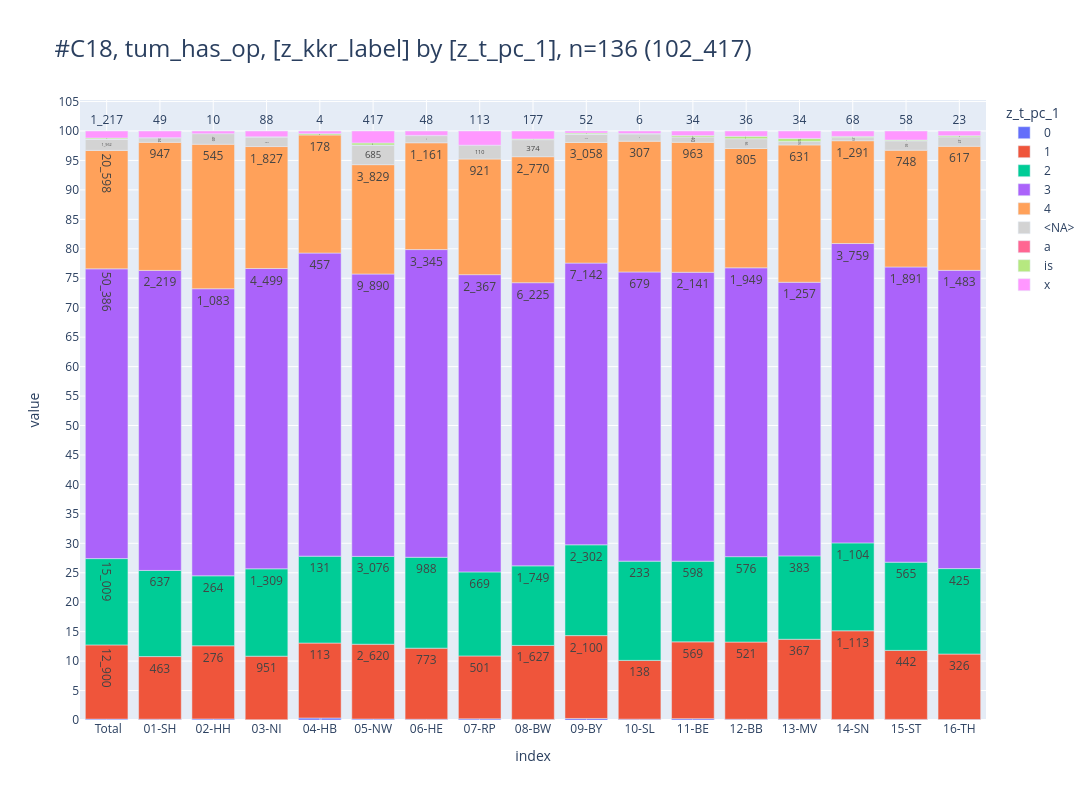

The cell this chart's notebook holds for it:
### Markdown cell above
### <a id='toc1_4_2_'></a>[T_p + T_c für operierte C18](#toc0_)
- Filter: `C18` und Tumor hat (mind) 1 OP Angabe
- `z_t_pc_1`: Variable kombiniert p und c Angabe

### Code cell
df = (
    db_colon.filter("z_icd10_3d in ('C18') and z_tum_op_count > 0")
    .aggregate("z_kkr_label, z_t_pc_1, count(distinct z_tum_id) as cnt_tum")
    .to_df()
)
_=pls.plot_stacked_bars(df, orientation="v", relative=True, show_total=True, height=800, caption="C18, tum_has_op")
# tbl.pivot_df(df, data_bar_axis="xy", pct_axis="xy", swap=True)

### Figure 1 — Plotly figure (JSON) as saved in the notebook; plotly's stock layout.template omitted (floating-point values rounded to 4 significant figures)
{"data": [{"hovertemplate": "col=0<br>index=%{x}<br>value=%{y}<br>cnt_str=%{text}<extra></extra>", "legendgroup": "0", "marker": {"color": "#636EFA", "pattern": {"shape": ""}}, "name": "0", "orientation": "v", "showlegend": true, "text": ["155", "6", "4", "5", "3", "34", "8", "9", "13", "39", "2", "10", "5", "4", "7", "4", "2"], "textposition": "auto", "type": "bar", "x": [" Total", "01-SH", "02-HH", "03-NI", "04-HB", "05-NW", "06-HE", "07-RP", "08-BW", "09-BY", "10-SL", "11-BE", "12-BB", "13-MV", "14-SN", "15-ST", "16-TH"], "xaxis": "x", "y": [155, 6, 4, 5, 3, 34, 8, 9, 13, 39, 2, 10, 5, 4, 7, 4, 2], "yaxis": "y"}, {"hovertemplate": "col=1<br>index=%{x}<br>value=%{y}<br>cnt_str=%{text}<extra></extra>", "legendgroup": "1", "marker": {"color": "#EF553B", "pattern": {"shape": ""}}, "name": "1", "orientation": "v", "showlegend": true, "text": ["12_900", "463", "276", "951", "113", "2_620", "773", "501", "1_627", "2_100", "138", "569", "521", "367", "1_113", "442", "326"], "textposition": "auto", "type": "bar", "x": [" Total", "01-SH", "02-HH", "03-NI", "04-HB", "05-NW", "06-HE", "07-RP", "08-BW", "09-BY", "10-SL", "11-BE", "12-BB", "13-MV", "14-SN", "15-ST", "16-TH"], "xaxis": "x", "y": [12900, 463, 276, 951, 113, 2620, 773, 501, 1627, 2100, 138, 569, 521, 367, 1113, 442, 326], "yaxis": "y"}, {"hovertemplate": "col=2<br>index=%{x}<br>value=%{y}<br>cnt_str=%{text}<extra></extra>", "legendgroup": "2", "marker": {"color": "#00CC96", "pattern": {"shape": ""}}, "name": "2", "orientation": "v", "showlegend": true, "text": ["15_009", "637", "264", "1_309", "131", "3_076", "988", "669", "1_749", "2_302", "233", "598", "576", "383", "1_104", "565", "425"], "textposition": "auto", "type": "bar", "x": [" Total", "01-SH", "02-HH", "03-NI", "04-HB", "05-NW", "06-HE", "07-RP", "08-BW", "09-BY", "10-SL", "11-BE", "12-BB", "13-MV", "14-SN", "15-ST", "16-TH"], "xaxis": "x", "y": [15009, 637, 264, 1309, 131, 3076, 988, 669, 1749, 2302, 233, 598, 576, 383, 1104, 565, 425], "yaxis": "y"}, {"hovertemplate": "col=3<br>index=%{x}<br>value=%{y}<br>cnt_str=%{text}<extra></extra>", "legendgroup": "3", "marker": {"color": "#AB63FA", "pattern": {"shape": ""}}, "name": "3", "orientation": "v", "showlegend": true, "text": ["50_386", "2_219", "1_083", "4_499", "457", "9_890", "3_345", "2_367", "6_225", "7_142", "679", "2_141", "1_949", "1_257", "3_759", "1_891", "1_483"], "textposition": "auto", "type": "bar", "x": [" Total", "01-SH", "02-HH", "03-NI", "04-HB", "05-NW", "06-HE", "07-RP", "08-BW", "09-BY", "10-SL", "11-BE", "12-BB", "13-MV", "14-SN", "15-ST", "16-TH"], "xaxis": "x", "y": [50386, 2219, 1083, 4499, 457, 9890, 3345, 2367, 6225, 7142, 679, 2141, 1949, 1257, 3759, 1891, 1483], "yaxis": "y"}, {"hovertemplate": "col=4<br>index=%{x}<br>value=%{y}<br>cnt_str=%{text}<extra></extra>", "legendgroup": "4", "marker": {"color": "#FFA15A", "pattern": {"shape": ""}}, "name": "4", "orientation": "v", "showlegend": true, "text": ["20_598", "947", "545", "1_827", "178", "3_829", "1_161", "921", "2_770", "3_058", "307", "963", "805", "631", "1_291", "748", "617"], "textposition": "auto", "type": "bar", "x": [" Total", "01-SH", "02-HH", "03-NI", "04-HB", "05-NW", "06-HE", "07-RP", "08-BW", "09-BY", "10-SL", "11-BE", "12-BB", "13-MV", "14-SN", "15-ST", "16-TH"], "xaxis": "x", "y": [20598, 947, 545, 1827, 178, 3829, 1161, 921, 2770, 3058, 307, 963, 805, 631, 1291, 748, 617], "yaxis": "y"}, {"hovertemplate": "col=<NA><br>index=%{x}<br>value=%{y}<br>cnt_str=%{text}<extra></extra>", "legendgroup": "<NA>", "marker": {"color": "lightgray", "pattern": {"shape": ""}}, "name": "<NA>", "orientation": "v", "showlegend": true, "text": ["1_962", "34", "40", "143", "685", "78", "110", "374", "213", "17", "40", "66", "16", "39", "60", "47"], "textposition": "auto", "type": "bar", "x": [" Total", "01-SH", "02-HH", "03-NI", "05-NW", "06-HE", "07-RP", "08-BW", "09-BY", "10-SL", "11-BE", "12-BB", "13-MV", "14-SN", "15-ST", "16-TH"], "xaxis": "x", "y": [1962, 34, 40, 143, 685, 78, 110, 374, 213, 17, 40, 66, 16, 39, 60, 47], "yaxis": "y"}, {"hovertemplate": "col=a<br>index=%{x}<br>value=%{y}<br>cnt_str=%{text}<extra></extra>", "legendgroup": "a", "marker": {"color": "#FF6692", "pattern": {"shape": ""}}, "name": "a", "orientation": "v", "showlegend": true, "text": ["5", "4", "1"], "textposition": "auto", "type": "bar", "x": [" Total", "05-NW", "09-BY"], "xaxis": "x", "y": [5, 4, 1], "yaxis": "y"}, {"hovertemplate": "col=is<br>index=%{x}<br>value=%{y}<br>cnt_str=%{text}<extra></extra>", "legendgroup": "is", "marker": {"color": "#B6E880", "pattern": {"shape": ""}}, "name": "is", "orientation": "v", "showlegend": true, "text": ["185", "1", "2", "2", "73", "2", "14", "24", "1", "10", "16", "14", "15", "5", "6"], "textposition": "auto", "type": "bar", "x": [" Total", "01-SH", "03-NI", "04-HB", "05-NW", "06-HE", "08-BW", "09-BY", "10-SL", "11-BE", "12-BB", "13-MV", "14-SN", "15-ST", "16-TH"], "xaxis": "x", "y": [185, 1, 2, 2, 73, 2, 14, 24, 1, 10, 16, 14, 15, 5, 6], "yaxis": "y"}, {"hovertemplate": "col=x<br>index=%{x}<br>value=%{y}<br>cnt_str=%{text}<extra></extra>", "legendgroup": "x", "marker": {"color": "#FF97FF", "pattern": {"shape": ""}}, "name": "x", "orientation": "v", "showlegend": true, "text": ["1_217", "49", "10", "88", "4", "417", "48", "113", "177", "52", "6", "34", "36", "34", "68", "58", "23"], "textposition": "auto", "type": "bar", "x": [" Total", "01-SH", "02-HH", "03-NI", "04-HB", "05-NW", "06-HE", "07-RP", "08-BW", "09-BY", "10-SL", "11-BE", "12-BB", "13-MV", "14-SN", "15-ST", "16-TH"], "xaxis": "x", "y": [1217, 49, 10, 88, 4, 417, 48, 113, 177, 52, 6, 34, 36, 34, 68, 58, 23], "yaxis": "y"}], "layout": {"barmode": "relative", "barnorm": "percent", "height": 800, "legend": {"title": {"text": "z_t_pc_1"}, "tracegroupgap": 0, "traceorder": "normal"}, "title": {"font": {"size": 24}, "text": "#C18, tum_has_op, [z_kkr_label] by [z_t_pc_1], n=136 (102_417)", "xanchor": "left", "y": 0.95, "yanchor": "top"}, "width": 2000, "xaxis": {"anchor": "y", "categoryarray": [" Total", "01-SH", "02-HH", "03-NI", "04-HB", "05-NW", "06-HE", "07-RP", "08-BW", "09-BY", "10-SL", "11-BE", "12-BB", "13-MV", "14-SN", "15-ST", "16-TH"], "categoryorder": "array", "domain": [0, 1], "gridwidth": 1, "showgrid": true, "title": {"text": "index"}}, "yaxis": {"anchor": "x", "domain": [0, 1], "dtick": 5, "gridwidth": 1, "showgrid": true, "title": {"text": "value"}}}}
